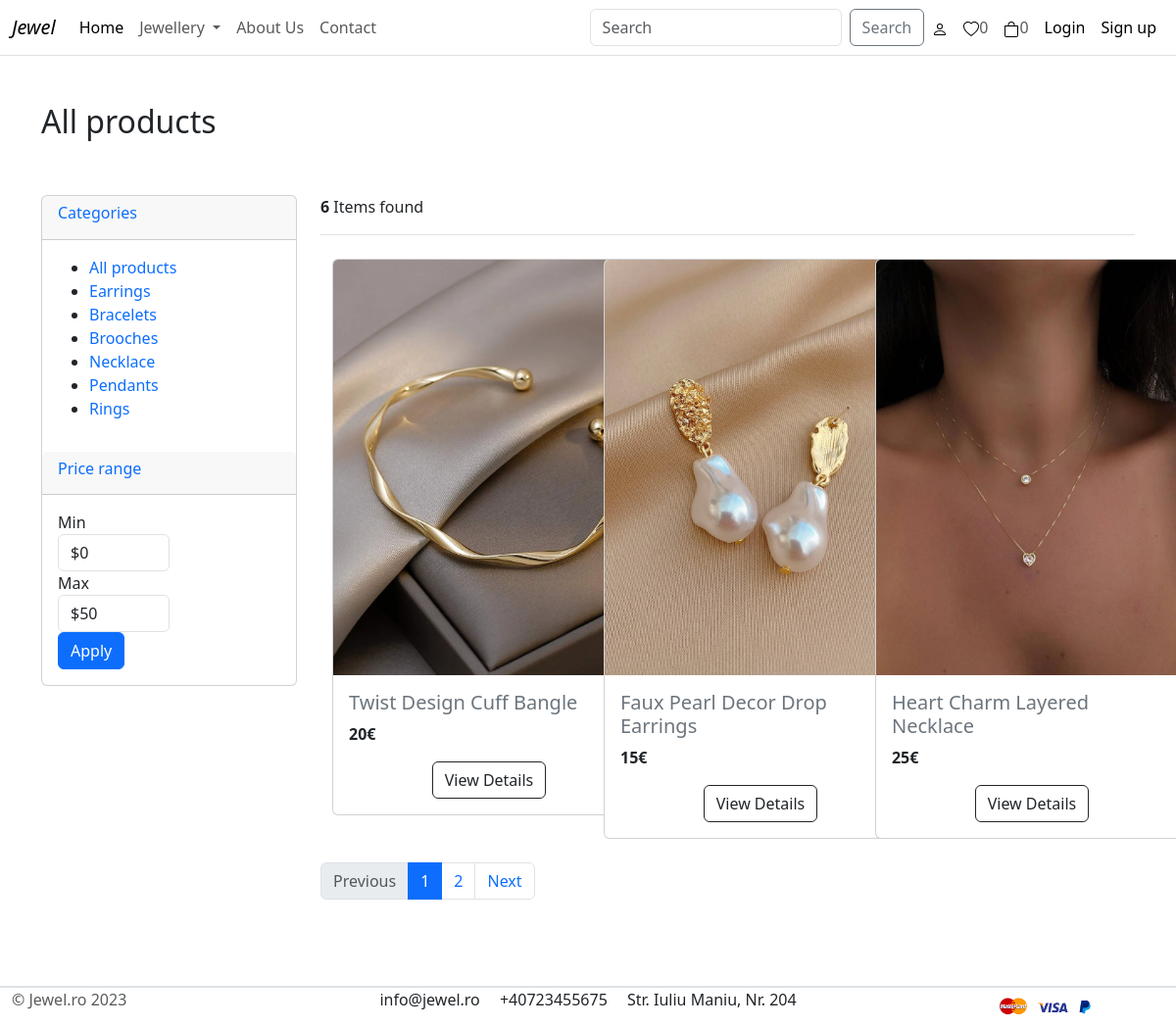
The app's page /jewellery/all_products/ with its own data.
### category/models.py (models this page shows, shortened)
class Category(models.Model):
    category_name = models.CharField(max_length=50, unique=True)
    slug = models.SlugField(max_length=100, unique=True)  # the url of category
    description = models.TextField(max_length=255, blank=True)
    cat_image = models.ImageField(upload_to='img/categories', blank=True)
    class Meta:
        verbose_name = 'category'
        verbose_name_plural = 'categories'
    def get_url(self):
        return reverse('products-by-category', args=[self.slug])

### product/models.py (models this page shows, shortened)
class Product(models.Model):
    product_name = models.CharField(max_length=200, unique=True)
    slug = models.SlugField(max_length=200, unique=True)
    description = models.TextField(max_length=500, blank=True)
    material = models.CharField(max_length=200, blank=True)
    price = models.IntegerField()
    image1 = models.ImageField(upload_to='img/products')
    image2 = models.ImageField(upload_to='img/products')
    image3 = models.ImageField(upload_to='img/products')
    stock = models.IntegerField()
    is_available = models.BooleanField(default=True)
    category = models.ForeignKey(Category, on_delete=models.CASCADE)
    created_date = models.DateTimeField(auto_now_add=True)
    modified_date = models.DateTimeField(auto_now_add=True)
    def get_url(self):
        return reverse('product-detail', args=[self.category.slug, self.slug])

### product/views.py (the view)
# urls.py: path('all_products/', views.products_by_category, name='all-products'),
def products_by_category(request, category_slug=None):
    categories = None
    products = None
    if category_slug is not None:
        categories = get_object_or_404(Category, slug=category_slug)
        products = Product.objects.filter(category=categories, is_available=True)
        paginator = Paginator(products, 3)
        page = request.GET.get('page')
        paged_products = paginator.get_page(page)
        count = products.count()
    else:
        products = Product.objects.all().filter(is_available=True).order_by('id')
        paginator = Paginator(products, 3)
        page = request.GET.get('page')
        paged_products = paginator.get_page(page)
        count = products.count()
    context = {
        'products': paged_products,
        'count': count,
        'categories': categories,
    }
    return render(request, 'product/product_by_category.html', context)

### cart/context_processors.py (called while the page is built)
def counter(request):
    cart_count = 0
    if 'admin' in request.path:
        return {}
    else:
        try:
            cart = Cart.objects.filter(cart_id=_cart_id(request))
            cart_items = CartItem.objects.all().filter(cart=cart[:1])
            for cart_item in cart_items:
                cart_count += cart_item.quantity
        except Cart.DoesNotExist:
            cart_count = 0
    return dict(cart_count=cart_count)

### cart/views.py (called while the page is built)
def _cart_id(request):
    cart_session = request.session.session_key
    if not cart_session:
        cart_session = request.session.create()
    return cart_session

### category/context_processors.py (called while the page is built)
def menu_links(request):
    links = Category.objects.all()
    return dict(links=links)

### templates/product/product_by_category.html (shortened to what this page needs)
{% extends 'base.html' %}
{% load static %}
{% block content %}
    <br><br>
    <section class="section-pagetop bg">
        <div class="container">
            {% if categories %}
                <h2 class="title-page">{{ categories }}</h2>
            {% else %}
                <h2 class="title-page">All products</h2>
            {% endif %}
        </div>
    </section>
    <br><br>
    <section class="section-content padding-y">
        <div class="container">
            <div class="row">
                <aside class="col-lg-3">
                    <div class="card">
                        <article class="filter-group">
                            <header class="card-header">
                                <a href="#" data-toggle="collapse" data-target="#collapse_1"
                                   aria-expanded="true"
                                   class="">
                                    <h6 class="title">Categories</h6>
                                </a>
                            </header>
                            <div class="filter-content collapse show" id="collapse_1" style="">
                                <div class="card-body">
                                    <ul class="list-menu">
                                        <li><a href="{% url 'all-products' %}">All products</a></li>
                                        {% for category in links %}
                                            <li><a href="{{ category.get_url }}">{{ category.category_name }}</a></li>
                                        {% endfor %}
                                    </ul>
                                </div>
                            </div>
                        </article>
                        <article class="filter-group">
                            <header class="card-header">
                                <a href="#" data-toggle="collapse" data-target="#collapse_3"
                                   aria-expanded="true"
                                   class="">
                                    <h6 class="title">Price range</h6>
                                </a>
                            </header>
                            <div class="filter-content collapse show" id="collapse_3" style="">
                                <div class="card-body">
                                    <div class="form-row">
                                        <div class="form-group col-md-6">
                                            <label>Min</label>
                                            <select class="mr-2 form-control">
                                                <option value="0">$0</option>
                                            </select>
                                        </div>
                                        <div class="form-group text-right col-md-6">
                                            <label>Max</label>
                                            <select class="mr-2 form-control">
                                                <option value="50">$50</option>
                                            </select>
                                        </div>
                                    </div>
                                    <button class="btn btn-block btn-primary">Apply</button>
                                </div>
                            </div>
                        </article>
                    </div>
                </aside>
                <main class="col-md-9">
                    <header class="border-bottom mb-4 pb-3">
                        <div class="form-inline">
                            <span class="mr-md-auto"><b>{{ count }}</b> Items found </span>
                        </div>
                    </header>
                    <div class="container px-10">
                        <div class="row">
                            {% for product in products %}
                                <div class="col-lg-4">
                                    <div class="card" style="width: 20rem;">
                                        {% if product.image1 %}
                                            <a class="text-secondary" href="{{ product.get_url }}"><img
                                                    src="{{ product.image1.url }}" class="card-img-top"
                                                    alt="..."></a>
                                        {% endif %}
                                        <div class="card-body">
                                            <h5 class="card-title"><a class="text-secondary"
                                                                      href="{{ product.get_url }}">{{ product.product_name }}</a>
                                            </h5>
                                            <p class="card-text fw-bold">{{ product.price }}€</p>
                                            <div class="btn-card-product text-center">
                                                <a href="{{ product.get_url }}"
                                                   class="btn btn-outline-dark">View Details</a>
                                            </div>
                                        </div>
                                    </div>
                                </div>
                            {% endfor %}
                        </div>
                    </div>
                    <nav class="mt-4" aria-label="Page navigation sample">
                        {% if products.has_other_pages %}
                            <ul class="pagination">
                                {% if products.has_previous %}
                                    <li class="page-item"><a class="page-link"
                                                             href="?page={{ products.previous_page_number }}">Previous</a>
                                    </li>
                                {% else %}
                                    <li class="page-item disabled"><a class="page-link"
                                                                      href="#">Previous</a>
                                {% endif %}
                                {% for i in products.paginator.page_range %}
                                    {% if products.number == i %}
                                        <li class="page-item active"><a class="page-link" href="#">{{ i }}</a></li>
                                    {% else %}
                                        <li class="page-item"><a class="page-link" href="?page={{ i }}">{{ i }}</a></li>
                                    {% endif %}
                                {% endfor %}
                                {% if products.has_next %}
                                    <li class="page-item"><a class="page-link" href="?page={{ products.next_page_number }}">Next</a></li>
                                {% else %}
                                    <li class="page-item disabled"><a class="page-link" href="#">Next</a></li>
                                {% endif %}
                            </ul>
                        {% endif %}
                    </nav>
                </main>
            </div>
        </div>
    </section>
{% endblock %}

### static/css/my_style.css (style rules this page uses)
body { text-decoration: none; }
h1, h2, h3, h4, h5, h6 { text-decoration: none; }
a { text-decoration: none; }
.card-body { text-decoration: none; }
.text-secondary { text-decoration: none; }
.card-title { text-decoration: none; }

### records on screen
Category: category_name "Earrings"
Category: category_name "Bracelets"
Category: category_name "Brooches"
Category: category_name "Necklace"
Category: category_name "Pendants"
Category: category_name "Rings"
Product: image1 (picture), product_name "Twist Design Cuff Bangle", price "20"
Product: image1 (picture), product_name "Faux Pearl Decor Drop Earrings", price "15"
Product: image1 (picture), product_name "Heart Charm Layered Necklace", price "25"

### other values on screen
{{ cart_count }} "0"
{{ count }} "6"
{{ i }} "1"
{{ i }} "2"
